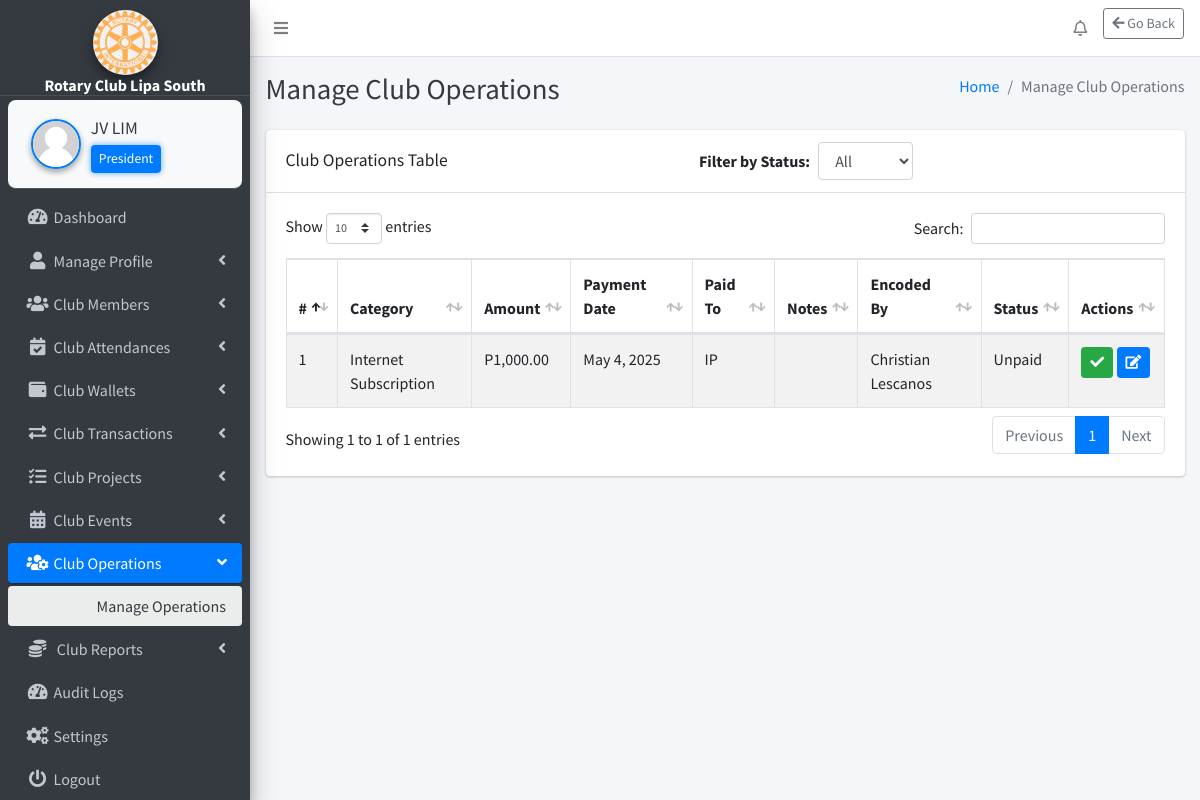
/webpages/club-operations/manage-operations/manage_operations.php (signed in), run on the app's committed database.
### tables this page shows
CREATE TABLE `settings` (
  `id` int(11) NOT NULL,
  `system_name` varchar(255) NOT NULL,
  `logo` varchar(255) NOT NULL,
  `currency` varchar(50) NOT NULL
);

CREATE TABLE `club_position` (
  `id` int(11) NOT NULL,
  `position_name` varchar(255) NOT NULL
);

CREATE TABLE `club_operations` (
  `id` int(11) NOT NULL,
  `category` varchar(100) NOT NULL,
  `amount` decimal(10,2) NOT NULL,
  `payment_date` date NOT NULL,
  `paid_to` varchar(255) DEFAULT NULL,
  `notes` text DEFAULT NULL,
  `status` enum('Paid','Unpaid') DEFAULT 'Unpaid',
  `encoded_by` int(11) NOT NULL,
  `encoded_at` timestamp NOT NULL DEFAULT current_timestamp()
);

CREATE TABLE `members` (
  `id` int(11) NOT NULL,
  `fullname` varchar(255) NOT NULL,
  `dob` date NOT NULL,
  `gender` varchar(10) NOT NULL,
  `contact_number` varchar(20) NOT NULL,
  `email` varchar(255) NOT NULL,
  `address` varchar(255) NOT NULL,
  `role` int(11) DEFAULT 6,
  `occupation` varchar(255) NOT NULL,
  `membership_number` varchar(20) NOT NULL,
  `created_at` timestamp NOT NULL DEFAULT current_timestamp(),
  `photo` varchar(255) NOT NULL,
  `expiry_date` date DEFAULT NULL,
  `password` varchar(255) NOT NULL
);

### webpages/club-operations/manage-operations/manage_operations.php (the view, shortened to what the rows shown need)
<?php
include_once($_SERVER['DOCUMENT_ROOT'] . '/rotary/includes/config.php');
$currencySymbol = '₱';
$currencyQuery = "SELECT currency FROM settings WHERE id = 1";
$currencyResult = $conn->query($currencyQuery);
if ($currencyResult->num_rows > 0) {
    $currencySymbol = $currencyResult->fetch_assoc()['currency'];
}
$query = "
    SELECT co.*,
           m.fullname AS encoded_by_name
    FROM club_operations co
    LEFT JOIN members m ON co.encoded_by = m.id
";
$query .= " ORDER BY co.payment_date DESC";
$stmt = $conn->prepare($query);
$stmt->execute();
$result = $stmt->get_result();
?>
<!DOCTYPE html>
<html lang="en">
<?php include('../../../includes/header.php'); ?>
<link href="https://cdn.jsdelivr.net/npm/select2@4.1.0-rc.0/dist/css/select2.min.css" rel="stylesheet" />
<body class="hold-transition sidebar-mini layout-fixed layout-navbar-fixed layout-footer-fixed">
<div class="wrapper">
    <?php include('../../../includes/nav.php'); ?>
    <?php include('../../../includes/sidebar.php'); ?>
    <div class="content-wrapper">
        <?php include('../../../includes/page_title.php'); ?>
        <section class="content">
            <div class="container-fluid">
                <div class="row">
                    <div class="col-12">
                        <div class="card">
                            <div class="card-body">
                                <table id="operationsTable" class="table table-bordered table-striped">
                                    <thead>
                                        <tr>
                                            <th>#</th>
                                            <th>Category</th>
                                            <th>Amount</th>
                                            <th>Payment Date</th>
                                            <th>Paid To</th>
                                            <th>Notes</th>
                                            <th>Encoded By</th>
                                            <th>Status</th>
                                            <?php if (in_array($_SESSION['role'], ['1', '3', '4', '5', '100'])): ?>
                                                <th>Actions</th>
                                            <?php endif; ?>
                                        </tr>
                                    </thead>
                                    <tbody>
                                        <?php
                                        $counter = 1;
                                        while ($row = $result->fetch_assoc()) {
                                            echo "<tr>";
                                            echo "<td>{$counter}</td>";
                                            echo "<td>" . htmlspecialchars($row['category']) . "</td>";
                                            echo "<td>{$currencySymbol}" . number_format($row['amount'], 2) . "</td>";
                                            echo "<td>" . date("F j, Y", strtotime($row['payment_date'])) . "</td>";
                                            echo "<td>" . htmlspecialchars($row['paid_to']) . "</td>";
                                            echo "<td>" . htmlspecialchars($row['notes']) . "</td>";
                                            echo "<td>" . htmlspecialchars($row['encoded_by_name']) . "</td>";
                                            echo "<td>" . htmlspecialchars($row['status']) . "</td>";
                                            if (in_array($_SESSION['role'], ['1', '3', '4', '5', '100'])) {
                                                echo '<td>';
                                                if (in_array($_SESSION['role'], ['1', '3', '4', '100'])) {
                                                    if ($row['status'] === 'Unpaid') {
    echo '<button class="btn btn-success btn-sm confirm-action" data-id="' . $row['id'] . '" data-status="Paid" data-action-type="status" title="Mark as Paid"><i class="fas fa-check"></i></button> ';
    echo '<a href="edit_operation.php?id=' . $row['id'] . '" class="btn btn-primary btn-sm" title="Edit Operation"><i class="fas fa-edit"></i></a>';
}
                                                } elseif ($_SESSION['role'] === '5' || $_SESSION['role'] === '100') {
                                                    echo '<a href="operation_details.php?id=' . $row['id'] . '" class="btn btn-info btn-sm" title="View Details"><i class="fas fa-eye"></i></a>';
                                                }
                                                echo '</td>';
                                            }
                                            echo "</tr>";
                                            $counter++;
                                        }
                                        ?>
                                    </tbody>
                                </table>
                            </div>
                        </div>
                    </div>
                </div>
            </div>
        </section>
    </div>
</div>
</body>
</html>

### includes/sidebar.php (shortened to what the rows shown need)
<?php
function getSystemName() {
    global $conn;
    $result = $conn->query("SELECT system_name FROM settings");
    return ($result->num_rows > 0) ? $result->fetch_assoc()['system_name'] : 'RCLS';
}
if (isset($_SESSION['user_id'])) {
    $userId = $_SESSION['user_id'];
    $positionName = '';
    $sql = "SELECT cp.position_name
            FROM club_position cp
            INNER JOIN members m ON cp.id = m.role
            WHERE m.id = '$userId'";
    $positionResult = $conn->query($sql);
    if ($positionResult && $positionRow = $positionResult->fetch_assoc()) {
        $positionName = $positionRow['position_name'];
    }
}
function getLogoUrl() {
    global $conn;
    $result = $conn->query("SELECT logo FROM settings");
    if ($result->num_rows > 0) {
        $logoFile = $result->fetch_assoc()['logo'];
        $path = "/rotary/uploads/" . $logoFile;
        return file_exists($_SERVER['DOCUMENT_ROOT'] . $path) ? $path : "/rotary/dist/img/AdminLTELogo.png";
    }
    return "/rotary/dist/img/AdminLTELogo.png";
}
?>
<aside class="main-sidebar sidebar-dark-primary elevation-4">
    <div class="text-center"
         style="padding: 10px 0 0 0; margin: 0 !important; border-bottom: 1px solid rgba(255,255,255,0.1);">
        <a href="#" class="d-block" style="margin: 0; padding: 0;">
            <img src="<?php echo getLogoUrl(); ?>"
                 alt="Logo"
                 class="img-circle elevation-3"
                 style="width: 65px; height: 65px; object-fit: cover; margin: 0 auto; display: block;">
            <div class="brand-text font-weight-bold text-white"
                 style="font-size: 1rem; line-height: 1.1; margin: 2px 0 0 0;">
                <?php echo getSystemName(); ?>
            </div>
        </a>
    </div>
    <div class="sidebar" style="padding-top: 4px !important; margin-top: 0 !important;">
        <div class="user-panel d-flex align-items-center"
             style="background-color: #f8f9fa; border-radius: 8px; padding: 10px; margin: 0 !important;">
            <div class="info flex-grow-1">
                <a href="/rotary/webpages/manage-profile/edit-profile/edit_profile.php"
                   class="d-block fw-semibold text-dark"
                   style="font-size: 1.1rem; white-space: nowrap; overflow: hidden; text-overflow: ellipsis;">
                    <?php echo htmlspecialchars($_SESSION['fullname'] ?? 'Guest'); ?>
                </a>
                <?php if (!empty($positionName)): ?>
                    <small class="d-block mt-1 px-2 py-1 rounded"
                           style="background-color: #007bff; color: white; font-size: 0.85rem; max-width: fit-content; box-shadow: 0 0 6px rgba(0, 123, 255, 0.6);">
                        <?php echo htmlspecialchars($positionName); ?>
                    </small>
                <?php else: ?>
                    <small class="d-block mt-1 text-muted" style="font-size: 0.85rem;">No Role Assigned</small>
                <?php endif; ?>
            </div>
        </div>
    </div>
</aside>

### data on the page
settings: logo (picture), system_name "Rotary Club Lipa South", currency "P"
club_position: position_name "President"
club_operations: category "Internet Subscription", amount "1,000.00", payment_date "May 4, 2025", paid_to "IP", encoded_by.fullname "Christian Lescanos", status "Unpaid"

### other printed values
$_SESSION['fullname'] "JV LIM"
$pageTitle "Manage Club Operations"
